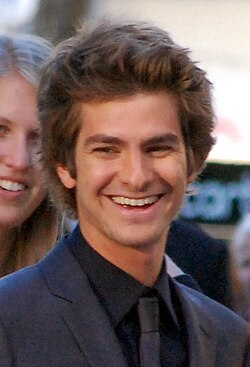
#> input picture temp_andrew.jpg, 250 x 367 px
$ python -i face_detection.py   (imports and definitions only)   (older library calls are emulated)
#> lines starting #> are read from the running program, lines starting #| are printed output that depends on the picture
#> further down, picture is the input picture: shape (367, 250, 3); mean B, G, R 91.3, 93.2, 111.6
"""
Backend face detection & analysis using MediaPipe Tasks API (0.10.x+).
Provides landmark extraction, head pose, EAR/MAR, and expression estimation.
"""
import os
import cv2
import math
import numpy as np
from typing import Optional, Tuple, List, Dict, Any

# ── MediaPipe Tasks API ──
MP_AVAILABLE = False
_landmarker = None

# [23 lines not run here, left out]

# ── Background Removal (Image Segmenter Tasks API) ──
_segmenter = None
# [15 lines not run here, left out]

# [38 lines left out: function remove_background, not called in this run]

# ── 478-pt to 68-pt landmark mapping (MediaPipe Tasks uses 478 points) ──
MP_TO_68 = {
    # Jaw contour (0-16) - Using standard MediaPipe indices for 68-landmark emulation
    0: 234, 1: 93, 2: 132, 3: 58, 4: 172, 5: 136, 6: 150, 7: 149, 8: 152,
    9: 378, 10: 379, 11: 365, 12: 397, 13: 288, 14: 361, 15: 323, 16: 454,
    # Left eyebrow (17-21)
    17: 70, 18: 63, 19: 105, 20: 66, 21: 107,
    # Right eyebrow (22-26)
    22: 336, 23: 296, 24: 334, 25: 293, 26: 300,
    # Nose bridge + tip (27-35)
    27: 168, 28: 6, 29: 197, 30: 195,
    31: 48, 32: 115, 33: 220, 34: 45, 35: 275,
    # Left eye (36-41)
    36: 33, 37: 160, 38: 158, 39: 133, 40: 153, 41: 144,
    # Right eye (42-47)
    42: 362, 43: 385, 44: 387, 45: 263, 46: 373, 47: 380,
    # Outer mouth (48-59)
    48: 61, 49: 39, 50: 37, 51: 0, 52: 267, 53: 269, 54: 291,
    55: 405, 56: 314, 57: 17, 58: 84, 59: 181,
    # Inner mouth (60-67)
    60: 78, 61: 82, 62: 13, 63: 312, 64: 308, 65: 317, 66: 14, 67: 87,
}

MODEL_POINTS_3D = np.array([
    (0.0, 0.0, 0.0),        # Nose tip
    (0.0, -330.0, -65.0),    # Chin
    (-225.0, 170.0, -135.0), # Left eye corner
    (225.0, 170.0, -135.0),  # Right eye corner
    (-150.0, -150.0, -125.0),# Left mouth corner
    (150.0, -150.0, -125.0), # Right mouth corner
], dtype=np.float64)


# [185 lines left out: functions decode_frame, detect_faces, compute_ear, compute_mar, compute_head_pose, compute_eye_tilt_rad and 5 more, not called in this run]


def compute_brightness_histogram(img_bgr: np.ndarray) -> Dict[str, float]:
    """Compute brightness stats for light-challenge verification (face ROI preferred)."""
    gray = cv2.cvtColor(img_bgr, cv2.COLOR_BGR2GRAY)
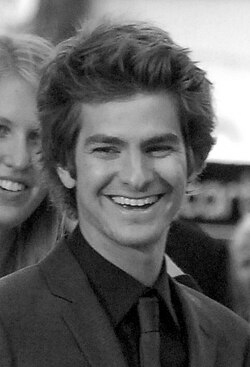
#> gray: shape (367, 250); min 0, max 255, mean 98.5
    hsv = cv2.cvtColor(img_bgr, cv2.COLOR_BGR2HSV)
#> hsv: shape (367, 250, 3); mean H, S, V 60.2, 84.1, 118
    texture_var = float(cv2.Laplacian(gray, cv2.CV_64F).var()) if gray.size > 0 else 0.0
#> texture_var = 298.1
    return {
        "brightness": float(np.mean(gray)),
        "brightness_std": float(np.std(gray)),
        "saturation": float(np.mean(hsv[:, :, 1])),
        "texture_var": texture_var,
    }


# [89 lines left out: functions normalize_for_pad_analysis, signal_subpixel_grid, signal_rgb_channel_lock, analyze_high_brightness_screen_attack, not called in this run]


def landmarks_to_serializable(pts_68: List[Dict]) -> List[Dict[str, float]]:
    """Convert landmark list to JSON-safe format."""
    return [{"x": round(p["x"], 1), "y": round(p["y"], 1)} for p in pts_68]


# ── Anti-Screen / Emissive Light Utils ──

# [234 lines left out: functions get_face_roi, compute_color_diversity, detect_specular_highlights, detect_peak_saturation, detect_scanline_artifacts, check_emissive_uniformity and 5 more, not called in this run]

>>> import cv2
>>> picture = cv2.imread('../temp_andrew.jpg')
>>> result = compute_brightness_histogram(picture)
#> result = {'brightness': 98.46, 'brightness_std': 66.53, 'saturation': 84.05, 'texture_var': 298.1}
